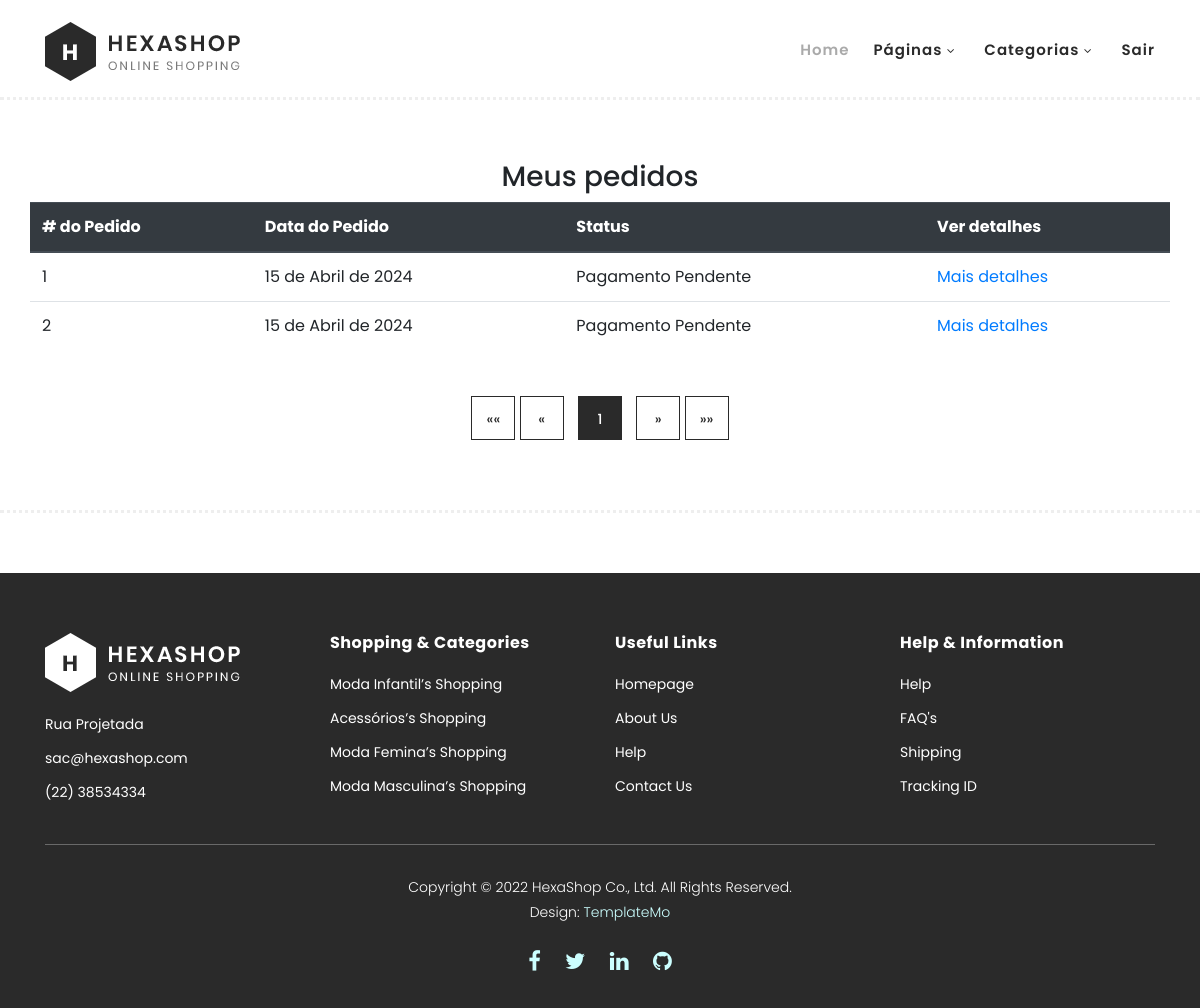
The app's page /pedidos/ (signed in), older data.
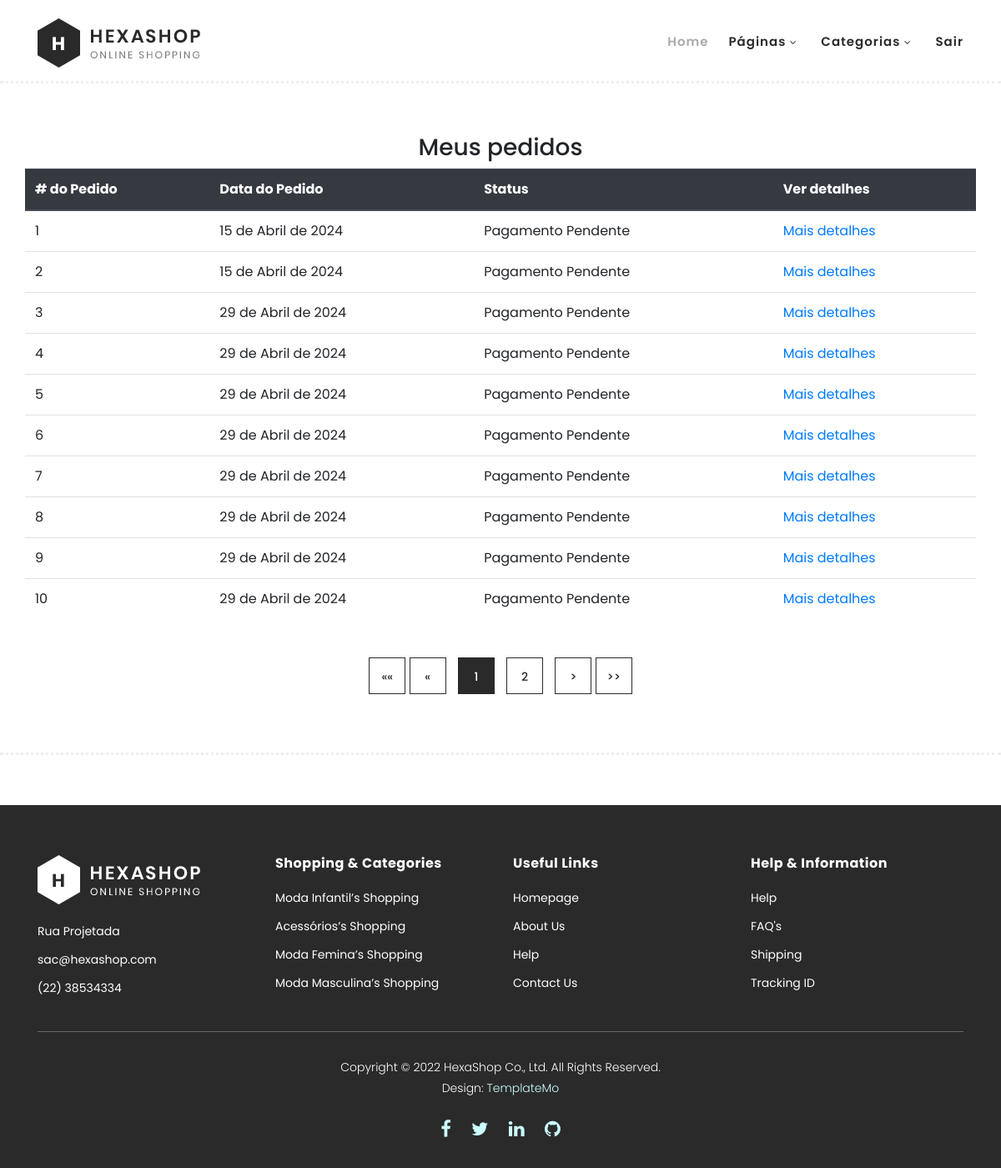
The same page, newer data.
### core/models.py (models this page shows, shortened)
class Order(models.Model):
    order_client = models.ForeignKey("Customer", on_delete=models.CASCADE)
    order_status = models.CharField(max_length = 15)
    order_date = models.DateField(auto_now=True)
    order_total = models.DecimalField(max_digits=7, decimal_places=2)
    order_payment_method = models.CharField(max_length = 15)

class Category(models.Model):
    category_name = models.CharField(max_length = 30, verbose_name='Categoria')
    category_description = models.CharField(max_length = 60, verbose_name='Descrição')
    category_breve = models.CharField(max_length = 45, blank=True, null=True, verbose_name='Descrição breve')
    category_image = models.ImageField(null=True, verbose_name='Imagem')
    class Meta:
        verbose_name= 'Categoria'
        verbose_name_plural = 'Categorias'
        ordering = ['category_name']

### core/views.py (the view)
# urls.py: path("pedidos/", views.pedidos_view, name='pedidos/'),
@login_required(login_url='/login/')
def pedidos_view(request):
   context = dados_nav(request)
   user_id = int(request.user.id)
   cliente = Customer.objects.get(pk = user_id)
   pedidos = Order.objects.filter(order_client = cliente)
   if pedidos:
       paginator = Paginator(pedidos, 10)  # 10 itens por página
       page = request.GET.get('page')
       try:
           itens_paginados = paginator.page(page)
       except PageNotAnInteger:
           itens_paginados = paginator.page(1)
       except EmptyPage:
           itens_paginados = paginator.page(paginator.num_pages)
       context.setdefault('itens_paginados',itens_paginados)
   return render(request,'pedidos.html', context)

### core/views.py (called while the page is built)
def dados_nav(request):
    categorias = Category.objects.all()
    carrinho = request.session.get('cart', {})
    qtd_prod = 0
    if len(carrinho):
        for item in carrinho.values():
            qtd_prod += int(item['quantidade'])
    aux = []
    for i in categorias:
        aux.append(i)
    if aux:
        if len(aux) < 5:
            num = len(aux)
        else:
            num = 5
        rodape = sample(aux,num)
    else:
        rodape = []
    context = {'categorias': categorias,
               'qtd_prod': qtd_prod,
               'dados': dados,
               'rodape': rodape }
    return context

### core/templates/pedidos.html (shortened to what this page needs)
{% extends "base.html" %}
{% load static %}
{% block content %}
<div class="main-banner">
  <div class="container">
    <div class="row">
      <h3 class="text mx-auto">Meus pedidos</h3>
    </div>
    <div class="row pt-2">
      <table class="table table-responsive-lg">
        <thead class="thead-dark">
          <tr>
            <th scope="col" class="w-auto" ># do Pedido</th>
            <th scope="col" class="w-auto">Data do Pedido</th>
            <th scope="col" class="w-auto">Status</th>
            <th scope="col" class="w-auto">Ver detalhes</th>
          </tr>
        </thead>
        <tbody>
          {% for item in itens_paginados %}
            <tr>
                <td scope="col" class="w-auto">{{ item.id }}</td>
                <td scope="col" >{{ item.order_date }}</td>
                <td scope="col" >{{ item.order_status }}</td>
                <td scope="col" ><a href="../pedido/{{ item.id }}">Mais detalhes</td>
            </tr>
        {% endfor %}
        </tbody>
      </table>
    </div>
    <section class="section" id="products">
      <div class="col-lg-12">
          <div class="pagination">
                  <ul>
                      <li>
                          {% if itens_paginados.has_previous %}
                              <a href="?page=1">&lt;&lt;</a>
                              <a href="?page={{ itens_paginados.previous_page_number }}">&lt;</a>
                          {% else %}
                              <a>&laquo;&laquo;</a>
                              <a >&laquo;</a>
                          {% endif %}
                      </li>
                      {% for page_num in itens_paginados.paginator.page_range %}
                      <li class="{% if itens_paginados.number == page_num %}active{% endif %}">
                          <a href="?page={{ page_num }}">{{ page_num }}</a>
                      </li>
                      {% endfor %}
                      <li>
                          {% if itens_paginados.has_next %}
                              <a href="?page={{ itens_paginados.next_page_number }}">&gt;</a>
                              <a href="?page={{ itens_paginados.paginator.num_pages }}">&gt;&gt;</a>
                          {% else %}
                              <a>&raquo;</a>
                              <a >&raquo;&raquo;</a>
                          {% endif %}
                      </li>
                  </ul>
          </div>
      </div>
    </section>
  </div>
</div>
{% endblock content %}

### core/templates/base.html (shortened to what this page needs)
<!DOCTYPE html>
<html lang="en">
  <head>
    {% load static %}
    <link rel="stylesheet" type="text/css" href="{% static 'css/bootstrap.min.css' %}">
    <link rel="stylesheet" type="text/css" href="{% static 'css/font-awesome.css' %}">
    <link rel="stylesheet" href="{% static 'css/templatemo-hexashop.css' %}">
    <link rel="stylesheet" href="{% static 'css/owl-carousel.css' %}">
    <link rel="stylesheet" href="{% static 'css/lightbox.css' %}">
    </head>
    <body>
    <header class="header-area header-sticky">
        <div class="container">
            <div class="row">
                <div class="col-12">
                    <nav class="main-nav">
                        <a href="/" class="logo">
                            <img src="{% static 'images/logo.png' %}">
                        </a>
                        <ul class="nav">
                            <li class="scroll-to-section"><a href="/#top" class="active">Home</a></li>
                            <li class="submenu">
                                <a href="javascript:;">Páginas</a>
                            </li>
                            <li class="submenu">
                                <a href="javascript:;">Categorias</a>
                            </li>
                            {% if user.is_authenticated %}
                              <li class="scroll-to-section"><a href="{% url 'logout/' %}">Sair</a></li>
                            {% else %}
                              <li><a href="../login">Login</a></li>
                            {% endif %}
                        </ul>
                    </nav>
                </div>
            </div>
        </div>
    </header>
    {% block content %}
    {% endblock content %}
        <footer>
          <div class="container">
              <div class="row">
                  <div class="col-lg-3">
                      <div class="first-item">
                          <div class="logo">
                              <img src="{% static 'images/white-logo.png' %}" alt="hexashop ecommerce templatemo">
                          </div>
                          <ul>
                              <li><a href="#">{{ dados.loja_end }}</a></li>
                              <li><a href="mailto:{{ dados.loja_email }}">{{ dados.loja_email }}</a></li>
                              <li><a href="#">{{ dados.loja_tel }}</a></li>
                          </ul>
                      </div>
                  </div>
                  <div class="col-lg-3">
                      <h4>Shopping &amp; Categories</h4>
                      <ul>
                        {% for r in rodape %}
                          <li><a href="../category/{{ r.id|safe }}">{{r.category_name|safe}}’s Shopping</a></li>
                        {% endfor %}
                      </ul>
                  </div>
                  <div class="col-lg-3">
                      <h4>Useful Links</h4>
                      <ul>
                          <li><a href="/">Homepage</a></li>
                          <li><a href="#">About Us</a></li>
                          <li><a href="#">Help</a></li>
                          <li><a href="#">Contact Us</a></li>
                      </ul>
                  </div>
                  <div class="col-lg-3">
                      <h4>Help &amp; Information</h4>
                      <ul>
                          <li><a href="#">Help</a></li>
                          <li><a href="#">FAQ's</a></li>
                          <li><a href="#">Shipping</a></li>
                          <li><a href="#">Tracking ID</a></li>
                      </ul>
                  </div>
                  <div class="col-lg-12">
                      <div class="under-footer">
                          <p>Copyright © 2022 HexaShop Co., Ltd. All Rights Reserved.
                          <br>Design: <a href="https://templatemo.com/tm-571-hexashop" target="_parent" title="free css templates">TemplateMo</a></p>
                          <ul>
                              <li><a href="#"><i class="fa fa-facebook"></i></a></li>
                              <li><a href="#"><i class="fa fa-twitter"></i></a></li>
                              <li><a href="http://www.linkedin.com/in/allan-da-silva-borges"><i class="fa fa-linkedin"></i></a></li>
                              <li><a href="https://github.com/AllanSBorges"><i class="fa fa-github"></i></a></li>
                          </ul>
                      </div>
                  </div>
              </div>
          </div>
      </footer>
  </body>
</html>

Row changes from the older to the newer data that the page shows:
added Order: id "3", order_date "29 de Abril de 2024", order_status "Pagamento Pendente"
added Order: id "4", order_date "29 de Abril de 2024", order_status "Pagamento Pendente"
added Order: id "5", order_date "29 de Abril de 2024", order_status "Pagamento Pendente"
added Order: id "6", order_date "29 de Abril de 2024", order_status "Pagamento Pendente"
added Order: id "7", order_date "29 de Abril de 2024", order_status "Pagamento Pendente"
added Order: id "8", order_date "29 de Abril de 2024", order_status "Pagamento Pendente"
added Order: id "9", order_date "29 de Abril de 2024", order_status "Pagamento Pendente"
added Order: id "10", order_date "29 de Abril de 2024", order_status "Pagamento Pendente"
Text that changed along with them:
new list line: "2"
